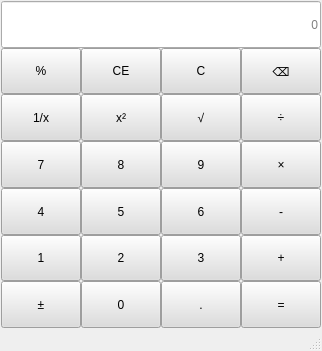
<?xml version="1.0" encoding="UTF-8"?>
<ui version="4.0">
 <class>MainWindow</class>
 <widget class="QMainWindow" name="MainWindow">
  <property name="geometry">
   <rect>
    <x>0</x>
    <y>0</y>
    <width>296</width>
    <height>351</height>
   </rect>
  </property>
  <property name="windowTitle">
   <string>MainWindow</string>
  </property>
  <property name="styleSheet">
   <string notr="true">QPushButton{

	background-color: rgb(221, 221, 221);

	font:bold 11pt '微软雅黑';
}

</string>
  </property>
  <widget class="QWidget" name="centralwidget">
   <layout class="QGridLayout" name="gridLayout_2">
    <property name="leftMargin">
     <number>1</number>
    </property>
    <property name="topMargin">
     <number>1</number>
    </property>
    <property name="rightMargin">
     <number>1</number>
    </property>
    <property name="bottomMargin">
     <number>1</number>
    </property>
    <property name="horizontalSpacing">
     <number>1</number>
    </property>
    <property name="verticalSpacing">
     <number>3</number>
    </property>
    <item row="0" column="0">
     <layout class="QGridLayout" name="gridLayout">
      <item row="3" column="3">
       <widget class="QPushButton" name="btnMul">
        <property name="sizePolicy">
         <sizepolicy hsizetype="Preferred" vsizetype="Preferred">
          <horstretch>0</horstretch>
          <verstretch>0</verstretch>
         </sizepolicy>
        </property>
        <property name="text">
         <string>×</string>
        </property>
       </widget>
      </item>
      <item row="5" column="0">
       <widget class="QPushButton" name="btnNum1">
        <property name="sizePolicy">
         <sizepolicy hsizetype="Preferred" vsizetype="Preferred">
          <horstretch>0</horstretch>
          <verstretch>0</verstretch>
         </sizepolicy>
        </property>
        <property name="text">
         <string>1</string>
        </property>
       </widget>
      </item>
      <item row="5" column="1">
       <widget class="QPushButton" name="btnNum2">
        <property name="sizePolicy">
         <sizepolicy hsizetype="Preferred" vsizetype="Preferred">
          <horstretch>0</horstretch>
          <verstretch>0</verstretch>
         </sizepolicy>
        </property>
        <property name="text">
         <string>2</string>
        </property>
       </widget>
      </item>
      <item row="4" column="0">
       <widget class="QPushButton" name="btnNum4">
        <property name="sizePolicy">
         <sizepolicy hsizetype="Preferred" vsizetype="Preferred">
          <horstretch>0</horstretch>
          <verstretch>0</verstretch>
         </sizepolicy>
        </property>
        <property name="text">
         <string>4</string>
        </property>
       </widget>
      </item>
      <item row="4" column="3">
       <widget class="QPushButton" name="btnSub">
        <property name="sizePolicy">
         <sizepolicy hsizetype="Preferred" vsizetype="Preferred">
          <horstretch>0</horstretch>
          <verstretch>0</verstretch>
         </sizepolicy>
        </property>
        <property name="text">
         <string>-</string>
        </property>
       </widget>
      </item>
      <item row="3" column="2">
       <widget class="QPushButton" name="btnNum9">
        <property name="sizePolicy">
         <sizepolicy hsizetype="Preferred" vsizetype="Preferred">
          <horstretch>0</horstretch>
          <verstretch>0</verstretch>
         </sizepolicy>
        </property>
        <property name="text">
         <string>9</string>
        </property>
       </widget>
      </item>
      <item row="1" column="2">
       <widget class="QPushButton" name="btnClearAll">
        <property name="sizePolicy">
         <sizepolicy hsizetype="Preferred" vsizetype="Preferred">
          <horstretch>0</horstretch>
          <verstretch>0</verstretch>
         </sizepolicy>
        </property>
        <property name="text">
         <string>C</string>
        </property>
       </widget>
      </item>
      <item row="1" column="0">
       <widget class="QPushButton" name="btnMod">
        <property name="sizePolicy">
         <sizepolicy hsizetype="Preferred" vsizetype="Preferred">
          <horstretch>0</horstretch>
          <verstretch>0</verstretch>
         </sizepolicy>
        </property>
        <property name="text">
         <string>%</string>
        </property>
       </widget>
      </item>
      <item row="2" column="1">
       <widget class="QPushButton" name="btnSquare">
        <property name="sizePolicy">
         <sizepolicy hsizetype="Preferred" vsizetype="Preferred">
          <horstretch>0</horstretch>
          <verstretch>0</verstretch>
         </sizepolicy>
        </property>
        <property name="text">
         <string>x²</string>
        </property>
       </widget>
      </item>
      <item row="5" column="3">
       <widget class="QPushButton" name="btnPlus">
        <property name="sizePolicy">
         <sizepolicy hsizetype="Preferred" vsizetype="Preferred">
          <horstretch>0</horstretch>
          <verstretch>0</verstretch>
         </sizepolicy>
        </property>
        <property name="text">
         <string>+</string>
        </property>
       </widget>
      </item>
      <item row="2" column="0">
       <widget class="QPushButton" name="btnFraction">
        <property name="sizePolicy">
         <sizepolicy hsizetype="Preferred" vsizetype="Preferred">
          <horstretch>0</horstretch>
          <verstretch>0</verstretch>
         </sizepolicy>
        </property>
        <property name="text">
         <string>1/x</string>
        </property>
       </widget>
      </item>
      <item row="2" column="3">
       <widget class="QPushButton" name="btnDiv">
        <property name="sizePolicy">
         <sizepolicy hsizetype="Preferred" vsizetype="Preferred">
          <horstretch>0</horstretch>
          <verstretch>0</verstretch>
         </sizepolicy>
        </property>
        <property name="text">
         <string>÷</string>
        </property>
       </widget>
      </item>
      <item row="6" column="1">
       <widget class="QPushButton" name="btnNum0">
        <property name="sizePolicy">
         <sizepolicy hsizetype="Preferred" vsizetype="Preferred">
          <horstretch>0</horstretch>
          <verstretch>0</verstretch>
         </sizepolicy>
        </property>
        <property name="text">
         <string>0</string>
        </property>
       </widget>
      </item>
      <item row="4" column="2">
       <widget class="QPushButton" name="btnNum6">
        <property name="sizePolicy">
         <sizepolicy hsizetype="Preferred" vsizetype="Preferred">
          <horstretch>0</horstretch>
          <verstretch>0</verstretch>
         </sizepolicy>
        </property>
        <property name="text">
         <string>6</string>
        </property>
       </widget>
      </item>
      <item row="6" column="0">
       <widget class="QPushButton" name="btnOpp">
        <property name="sizePolicy">
         <sizepolicy hsizetype="Preferred" vsizetype="Preferred">
          <horstretch>0</horstretch>
          <verstretch>0</verstretch>
         </sizepolicy>
        </property>
        <property name="text">
         <string>±</string>
        </property>
       </widget>
      </item>
      <item row="6" column="3">
       <widget class="QPushButton" name="btnEqual">
        <property name="sizePolicy">
         <sizepolicy hsizetype="Preferred" vsizetype="Preferred">
          <horstretch>0</horstretch>
          <verstretch>0</verstretch>
         </sizepolicy>
        </property>
        <property name="text">
         <string>=</string>
        </property>
       </widget>
      </item>
      <item row="5" column="2">
       <widget class="QPushButton" name="btnNum3">
        <property name="sizePolicy">
         <sizepolicy hsizetype="Preferred" vsizetype="Preferred">
          <horstretch>0</horstretch>
          <verstretch>0</verstretch>
         </sizepolicy>
        </property>
        <property name="text">
         <string>3</string>
        </property>
       </widget>
      </item>
      <item row="1" column="3">
       <widget class="QPushButton" name="btnBack">
        <property name="sizePolicy">
         <sizepolicy hsizetype="Preferred" vsizetype="Preferred">
          <horstretch>0</horstretch>
          <verstretch>0</verstretch>
         </sizepolicy>
        </property>
        <property name="text">
         <string>⌫</string>
        </property>
       </widget>
      </item>
      <item row="3" column="1">
       <widget class="QPushButton" name="btnNum8">
        <property name="sizePolicy">
         <sizepolicy hsizetype="Preferred" vsizetype="Preferred">
          <horstretch>0</horstretch>
          <verstretch>0</verstretch>
         </sizepolicy>
        </property>
        <property name="text">
         <string>8</string>
        </property>
       </widget>
      </item>
      <item row="4" column="1">
       <widget class="QPushButton" name="btnNum5">
        <property name="sizePolicy">
         <sizepolicy hsizetype="Preferred" vsizetype="Preferred">
          <horstretch>0</horstretch>
          <verstretch>0</verstretch>
         </sizepolicy>
        </property>
        <property name="text">
         <string>5</string>
        </property>
       </widget>
      </item>
      <item row="3" column="0">
       <widget class="QPushButton" name="btnNum7">
        <property name="sizePolicy">
         <sizepolicy hsizetype="Preferred" vsizetype="Preferred">
          <horstretch>0</horstretch>
          <verstretch>0</verstretch>
         </sizepolicy>
        </property>
        <property name="text">
         <string>7</string>
        </property>
       </widget>
      </item>
      <item row="2" column="2">
       <widget class="QPushButton" name="btnSqrt">
        <property name="sizePolicy">
         <sizepolicy hsizetype="Preferred" vsizetype="Preferred">
          <horstretch>0</horstretch>
          <verstretch>0</verstretch>
         </sizepolicy>
        </property>
        <property name="text">
         <string>√</string>
        </property>
       </widget>
      </item>
      <item row="6" column="2">
       <widget class="QPushButton" name="btnPoint">
        <property name="sizePolicy">
         <sizepolicy hsizetype="Preferred" vsizetype="Preferred">
          <horstretch>0</horstretch>
          <verstretch>0</verstretch>
         </sizepolicy>
        </property>
        <property name="text">
         <string>.</string>
        </property>
       </widget>
      </item>
      <item row="1" column="1">
       <widget class="QPushButton" name="btnClear">
        <property name="sizePolicy">
         <sizepolicy hsizetype="Preferred" vsizetype="Preferred">
          <horstretch>0</horstretch>
          <verstretch>0</verstretch>
         </sizepolicy>
        </property>
        <property name="text">
         <string>CE</string>
        </property>
       </widget>
      </item>
      <item row="0" column="0" colspan="4">
       <widget class="QLineEdit" name="display">
        <property name="sizePolicy">
         <sizepolicy hsizetype="Preferred" vsizetype="Preferred">
          <horstretch>0</horstretch>
          <verstretch>0</verstretch>
         </sizepolicy>
        </property>
        <property name="alignment">
         <set>Qt::AlignmentFlag::AlignRight|Qt::AlignmentFlag::AlignTrailing|Qt::AlignmentFlag::AlignVCenter</set>
        </property>
        <property name="placeholderText">
         <string>0</string>
        </property>
       </widget>
      </item>
     </layout>
    </item>
   </layout>
  </widget>
  <widget class="QMenuBar" name="menubar">
   <property name="geometry">
    <rect>
     <x>0</x>
     <y>0</y>
     <width>296</width>
     <height>18</height>
    </rect>
   </property>
  </widget>
  <widget class="QStatusBar" name="statusbar"/>
 </widget>
 <resources/>
 <connections/>
</ui>
